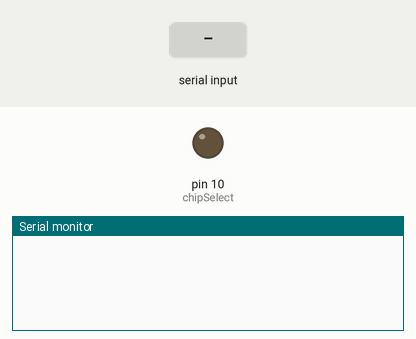
Bench run of a sketch on a simulated Arduino Uno, built with avr-gcc and run on an emulated ATmega328P. Shown: output pins drawn as LEDs (lit = HIGH), the last lines printed to the serial monitor. Inputs (shaded band) come from the test bench. Storage starts empty.

Above: at 1.2 s.
1.3 s: "status\n" received over Serial
At 2.5 s:
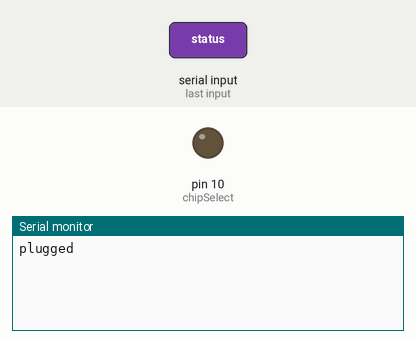
2.8 s: "fetch!\n" received over Serial
At 3.8 s:
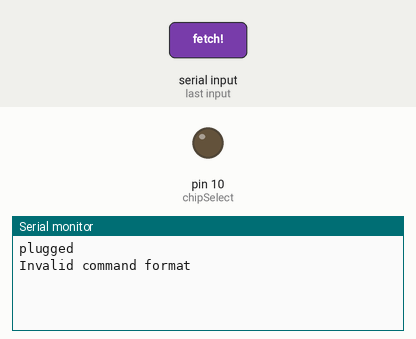
4.3 s: "len!\n" received over Serial
At 5.2 s:
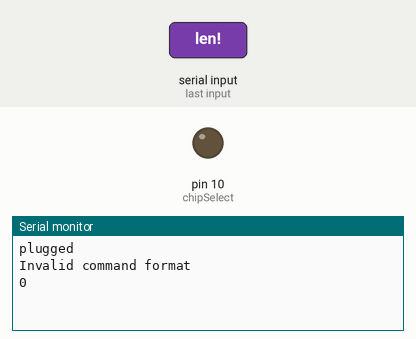

Measured:
- after the input at 1.3 s, the serial monitor: prints a new line at once (image 1)
- after the input at 2.8 s, the serial monitor: prints a new line at once (image 2)
- after the input at 4.3 s, the serial monitor: prints a new line at once (image 3)

The sketch:

sd.ino
```cpp
#include <SPI.h>
#include <SD.h>

const int chipSelect = 10; // Set your SD card chip select pin

bool sdCardInserted = false;

void setup() {
  Serial.begin(9600);
  pinMode(chipSelect, OUTPUT);

  // Initial SD card check
  sdCardInserted = SD.begin(chipSelect);
}

void loop() {
  checkSDCardStatus();  // Continuously check SD card status
  handleSerialCommands(); // Handle serial commands
}

void checkSDCardStatus() {
  // Check if SD card is inserted by attempting to initialize it
  bool currentState = SD.begin(chipSelect);

  // Update the state, but do not print status automatically
  sdCardInserted = currentState;
}

void handleSerialCommands() {
  if (Serial.available()) {
    String command = Serial.readStringUntil('\n');
    command.trim();

    if (command.equals("status")) {
      printSDCardStatus();
    } else if (command.equals("list")) {
      listFiles();
    } else if (command.startsWith("fetch!")) {
      fetchByteFromFile(command);
    } else if (command.startsWith("len!")) {
      getFileLength(command);
    }
  }
}

void printSDCardStatus() {
  if (sdCardInserted) {
    Serial.println("plugged");
  } else {
    Serial.println("unplugged");
  }
}

void listFiles() {
  if (!sdCardInserted) {
    Serial.println("unplugged");
    return;
  }

  File root = SD.open("/");
  if (!root) {
    Serial.println("Failed to open directory");
    return;
  }

  root.rewindDirectory();

  String fileList = "";
  File entry;
  while (entry = root.openNextFile()) {
    if (!entry.isDirectory()) {
      fileList += entry.name();
      fileList += "!";
    }
    entry.close();
  }

  if (fileList.length() > 0) {
    fileList.remove(fileList.length() - 1); // Remove the last exclamation mark
  }

  Serial.println(fileList);
  root.close();
}

void fetchByteFromFile(String command) {
  if (!sdCardInserted) {
    Serial.println("unplugged");
    return;
  }

  int firstExclamationIndex = command.indexOf('!');
  int secondExclamationIndex = command.indexOf('!', firstExclamationIndex + 1);

  if (firstExclamationIndex == -1 || secondExclamationIndex == -1) {
    Serial.println("Invalid command format");
    return;
  }

  String filename = command.substring(firstExclamationIndex + 1, secondExclamationIndex);
  String byteNoStr = command.substring(secondExclamationIndex + 1);

  int byteNo = byteNoStr.toInt();

  File file = SD.open(filename);
  if (!file) {
    Serial.println("File not found");
    return;
  }

  if (byteNo >= 0 && byteNo < file.size()) {
    file.seek(byteNo);
    uint8_t byteValue = file.read();
    Serial.print("0x");
    if (byteValue < 0x10) {
      Serial.print("0"); // Add leading zero for values < 0x10
    }
    Serial.println(byteValue, HEX);
  } else {
    Serial.println("Byte out of range");
  }

  file.close();
}

void getFileLength(String command) {
  if (!sdCardInserted) {
    Serial.println("unplugged");
    return;
  }

  int exclamationIndex = command.indexOf('!');

  if (exclamationIndex == -1) {
    Serial.println("Invalid command format");
    return;
  }

  String filename = command.substring(exclamationIndex + 1);

  File file = SD.open(filename);
  if (!file) {
    Serial.println("File not found");
    return;
  }

  Serial.println(file.size());  // Print the file size in bytes
  file.close();
}
```
